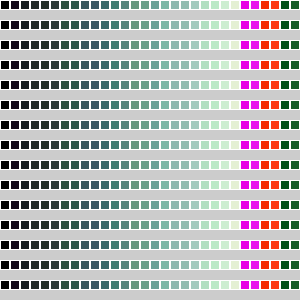
Frame 1 (no input)
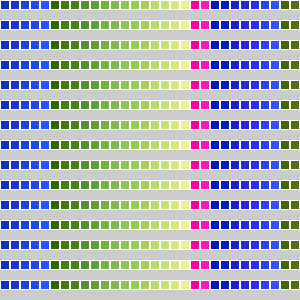
Frame 60 (the mouse pressed at the canvas centre just before this capture)
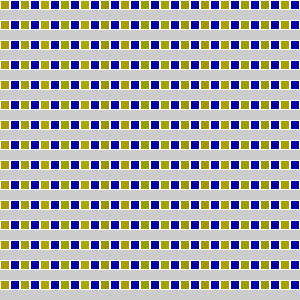
Frame 120 (the mouse held since frame 60 and released just before this capture)

The Processing sketch that drew these frames (run headless with seeded random() and noise(); from frame 60 on, the mouse is pressed at the canvas centre):

// Processing sketch: sketch_2DGrid2
// ── sketch_2DGrid2.pde

int largo = 10;
int r = 0;
int g = 0 ;
int b = 0;
void setup() {
  size(300,300);


}

void draw() 
{
 
  frameRate(12);
for (int x = 0; x < width; x+=10) 
{
  for (int y = 0; y < height; y+=20)
  {
    stroke(255);
    fill(r,g,b);
    rect(x,y,largo-1,largo-1);
}
    r +=mouseX+ random(25);
  g += mouseX+random(25);
    b += mouseX+random(25);
    
  
  if ( r > 255 )
{
    r = 0;
}
  if ( g > 255 )
{
    g = 0;
}

  if ( b > 255 )
{
    b = 0;
}
} 

}
 
